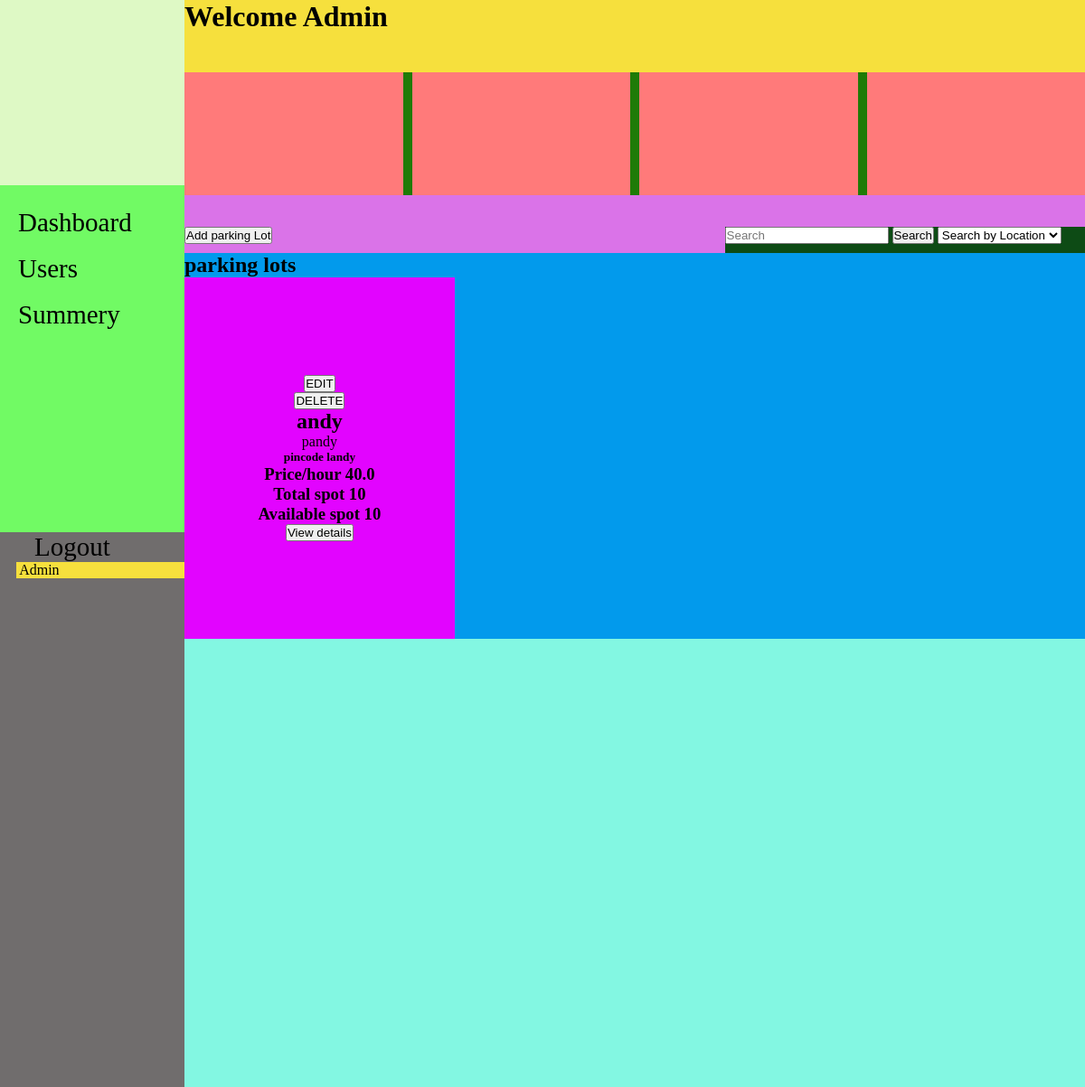
Page /admin_dashboard (signed in) on the committed database.
### models/parking_lot.py (models this page shows, shortened)
class ParkingLot(db.Model):
    __tablename__ = 'parking_lots'
    id = db.Column(db.Integer, primary_key=True)
    name= db.Column(db.String(80), unique=True, nullable=False)
    address = db.Column(db.String(200), nullable=False)
    pincode = db.Column(db.String(10), nullable=False)
    hourly_rate = db.Column(db.Float, nullable=False)
    total_spots = db.Column(db.Integer, nullable=False)
    occupied_spots = db.Column(db.Integer, default=0)
    ev_spots = db.Column(db.Integer, default=0)
    ev_charging_rate = db.Column(db.Float, nullable=True)
    opening_time = db.Column(db.String(10), nullable=True)
    closing_time = db.Column(db.String(10), nullable=True)
    is_24_hours = db.Column(db.Boolean, default=False)
    description = db.Column(db.String(200), nullable=True)

### routes/admin.py (the view)
@admin_bp.route('/admin_dashboard')
@login_required
@admin_required
def admin_dashboard():
    lots=ParkingLot.query.all()
    lot_id=request.args.get('lot_id')
    lot = None
    if lot_id:
        lot=ParkingLot.query.filter_by(id=lot_id).first()
    return render_template('admin_dashboard.html',lots=lots,lot=lot)

### Templates/admin_dashboard.html (shortened to what this page needs)
    {%extends "base.html" %}
    {%block style%}
    <link rel="stylesheet" href="{{url_for('static',filename='css/admin_dashboard.css')}}">
    {%endblock%}
    {%block content %}
    <div class="page-1">
        <div class="side-bar">
            <div class="side-bar-upper">
            </div>
            <div class="side-bar-lower">
                <div class="side-bar-lower-item">
                    <a href="admin_dashboard.html">Dashboard</a>
                </div>
                <div class="side-bar-lower-item">
                    <a href="admin_users.html">Users</a>
                </div>
                <div class="side-bar-lower-item">
                    <a href="admin_products.html">Summery</a>
                </div>
            </div>
            <div class="logout side-bar-lower-item">
                <a href="{{url_for('auth.logout')}}">
                    <span>Logout</span>
                </a>
            </div>
                <div class="profile ">
                    <span>Admin</span>
                </div>
        </div>
        <div class="right-side">
            <div class="div-1">
                <h1>Welcome Admin</h1>
            </div>
            <div class="div-2">
                <div class="div-2-item">
                </div>
                <div class="div-2-item">
                </div>
                <div class="div-2-item">
                </div>
                <div class="div-2-item">
                </div>
            </div>
            <div class="div-3">
                <div class="div-3-item-1">
                    <button id="add_parking_lot">Add parking Lot</button>
                </div>
                <div class="div-3-item-2">
                    <input type="search" name="search" id="" placeholder="Search">
                    <button>Search</button>
                    <select>
                        <option>Search by Location</option>
                    </select>
                </div>
            </div>
            <div class="div-4">
                <div class="div-4-heading">
                    <h2>parking lots</h2>
                </div>
                <div class="div-4-parking-lots-cards">
                    {%for lot in lots %}
                    <div class="div-4-card">
                        <a href="{{ url_for('admin.admin_dashboard', lot_id=lot.id) }}">
                            <button class="edit-lot">EDIT</button>
                        </a>
                        <a href="{{ url_for('parking.delete_lot', lot_id=lot.id) }}">
                            <button class="edit-lot">DELETE</button>
                        </a>
                        <h2>{{ lot.name }}</h2>
                        <p>{{ lot.address }}</p>
                        <h5>pincode {{ lot.pincode }}</h5>
                        <h3>Price/hour {{ lot.hourly_rate}}</h3>
                        <h3>Total spot {{lot.total_spots}}</h3>
                        <h3>Available spot {{lot.total_spots-lot.occupied_spots}}</h3>
                        <a href="{{url_for('parking.view_details',lot_id=lot.id)}}"><button>View details</button></a>
                    </div>
                    {%endfor%}
                </div>
            </div>
            <div class="div-5"></div>
        </div>
    </div>
    {%endblock%}

### Static/css/admin_dashboard.css (style rules this page uses)
* { margin: 0; padding: 0; box-sizing: border-box; }
html, body { width: 100%; height: 100%; background-color: #FFFFFF; }
.page-1 { display: flex; height: 100%; }
.side-bar { position: fixed; width: 17%; height: 100%; background-color: #706d6d; display: flex; flex-direction: column; }
.side-bar-upper { width: 100%; height: 17%; background-color: #def9c5; }
.side-bar-lower { width: 100%; height: 32%; background-color: #71fa64; display: flex; flex-direction: column; gap: 18px; padding-top: 25px; }
.side-bar-lower-item a { text-decoration: none; color: black; font-size: 29px; margin: 10px; padding: 10px; }
.logout { margin-left: 18px; }
.profile { margin-left: 18px; background-color: #f6e03d; }
.right-side { margin-left: 17%; width: 83%; height: 100%; background-color: #f98383; }
.div-1 { height: 10%; background-color: #f6e03d; }
.div-2 { width: 100%; height: 17%; background-color: #1e7b07; display: flex; gap: 10px; }
.div-2-item { width: 100%; height: 100%; background-color: #ff7a7a; }
.div-3 { width: 100%; height: 8%; background-color: #da73e8; display: flex; justify-content: space-between; padding-top: 35px; }
.div-3-item-2 { width: 40%; height: 100%; background-color: #0d4b15; }
.div-4 { width: 100%; background-color: #029aec; display: flex; flex-direction: column; }
.div-4-parking-lots-cards { width: 100%; display: flex; flex-wrap: wrap; gap: 10px; }
.div-4-card { width: 30%; height: 50vh; background-color: #e204ff; display: flex; flex-direction: column; justify-content: center; align-items: center; }
.div-5 { width: 100%; height: 62%; background-color: #83f7e2; display: flex; flex-direction: column; }

### rows in the picture
ParkingLot: name "andy", address "pandy", pincode "landy", hourly_rate "40.0", total_spots "10", lot.total_spots-lot.occupied_spots "10"
